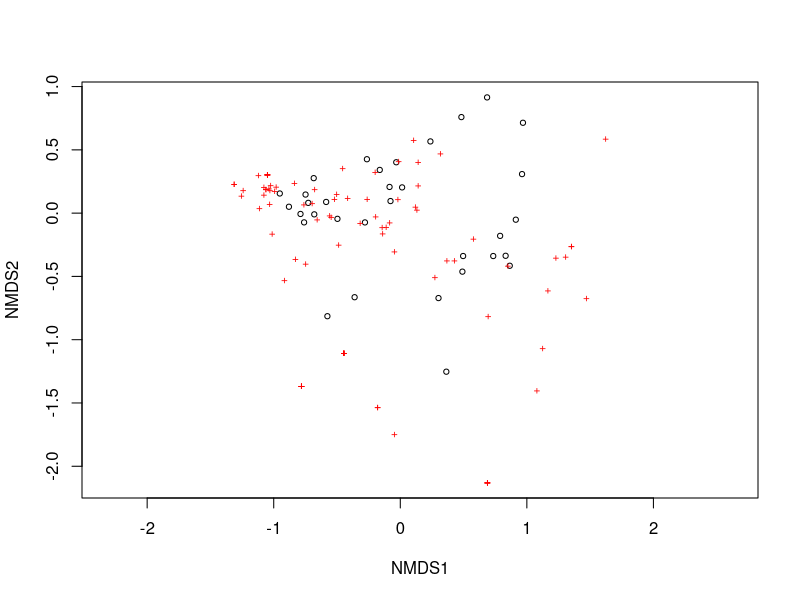
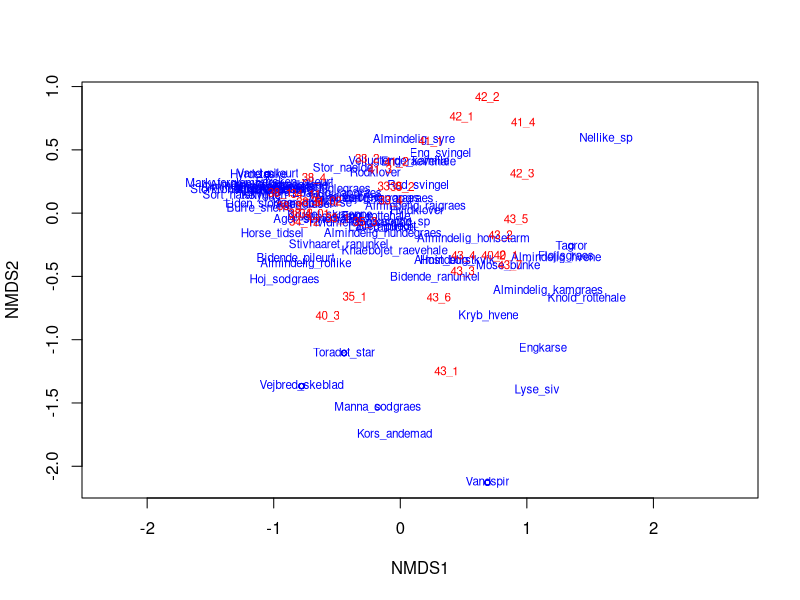
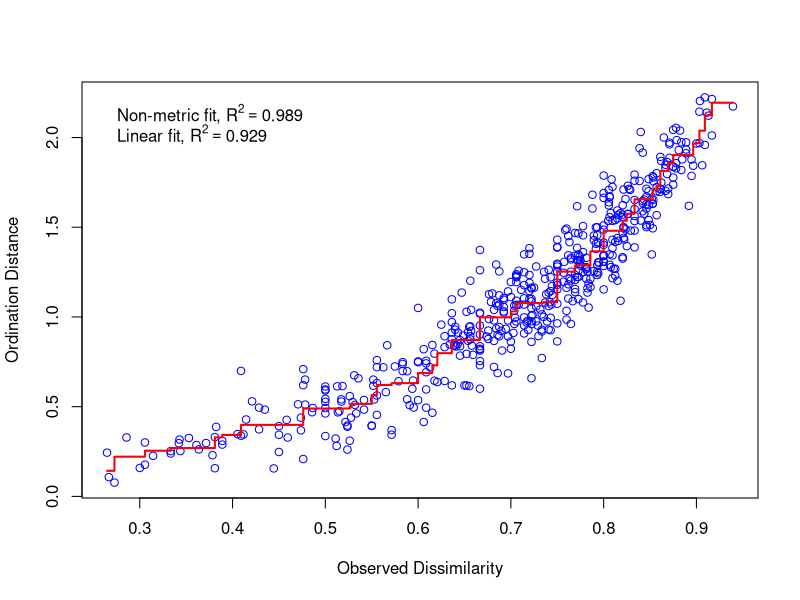
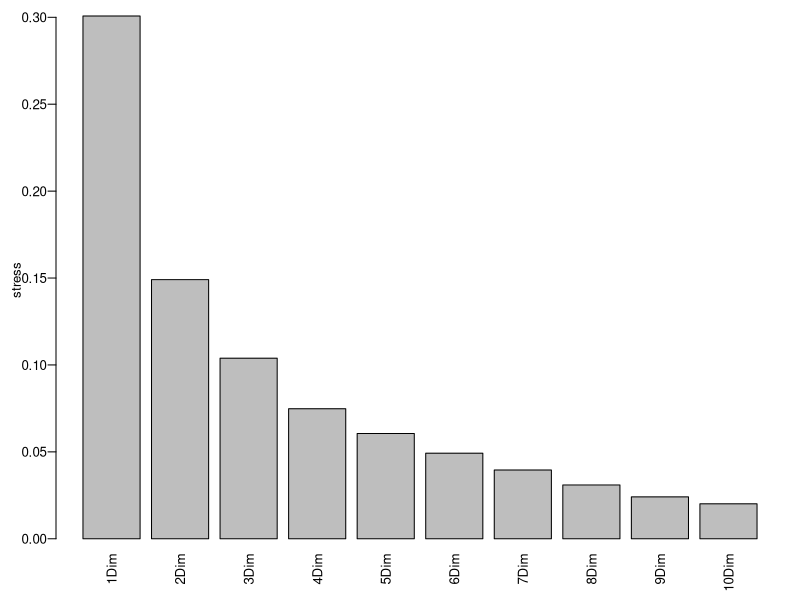
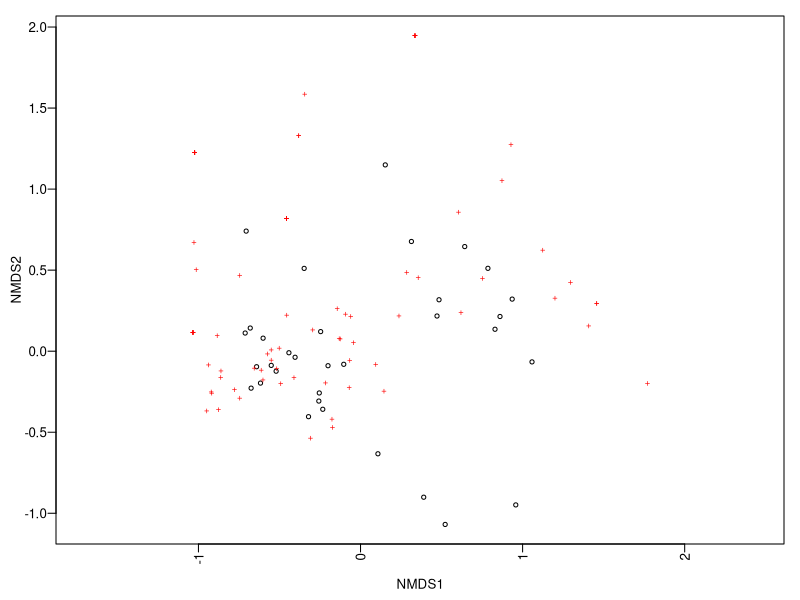
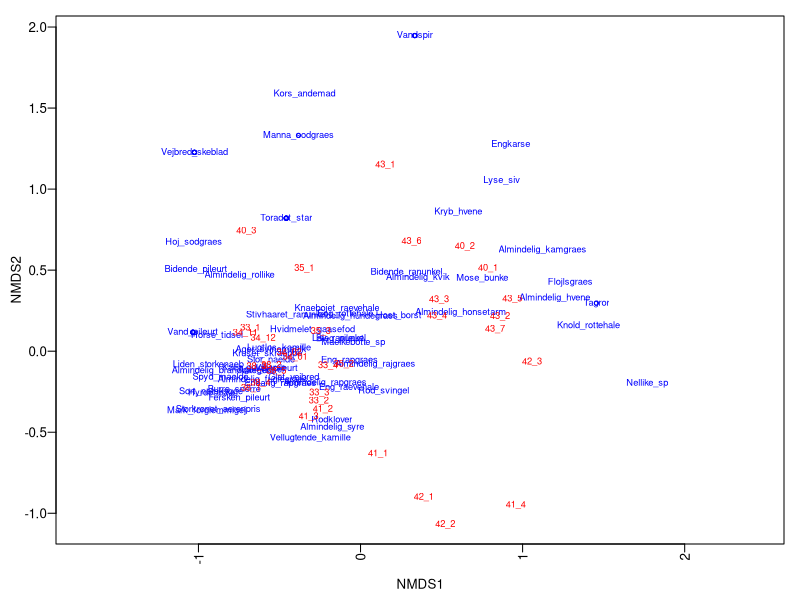
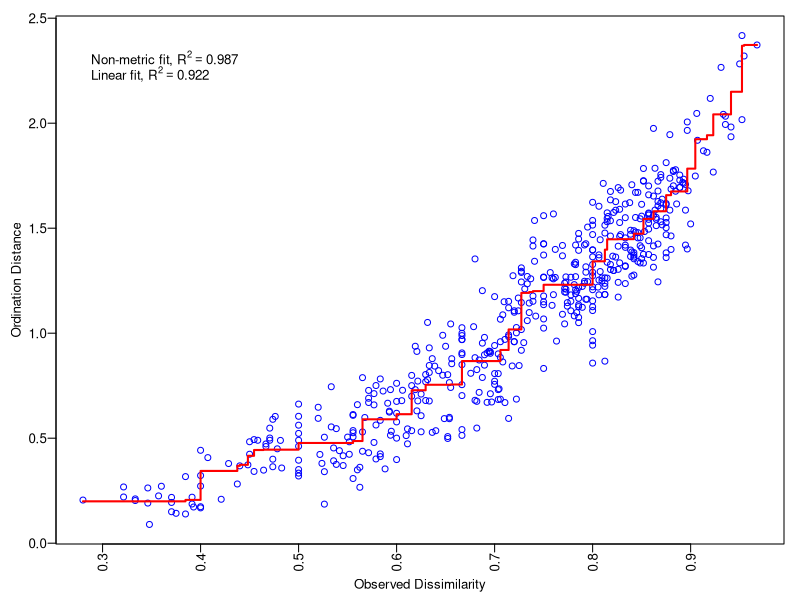
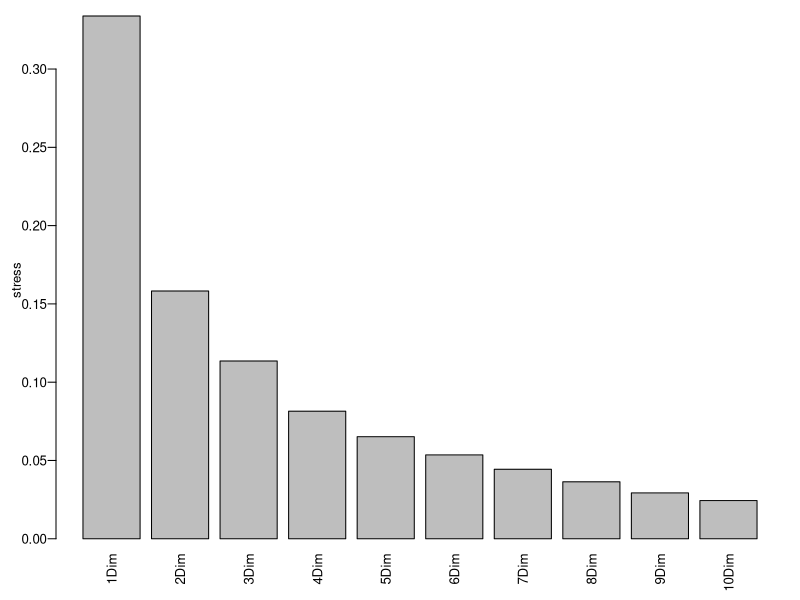

R code for these plots, in order: (Note: this script raises an error after producing the figures.)
# Cecilie Kristensen 201506140 
# Thesis

# NNMDS for presence/absence data - both the data with and without the seedmixtures

#-------------------- loading the packages and the data (renaming and structuring) ------------------------
# packages ####
#install.packages("spdep", dependencies=TRUE)
#install.packages("ncf", dependencies=TRUE)

# loading packages ####
library(dplyr) #structur data
library(vegan) # NMDS
library(gtools) # converting NA to 0
library(ggplot2) # plotting


# loading data for each plot seperately (not needed) ####

# before combining data if nessecary 
#presence_33 <- read.csv('presence_33.csv',header = TRUE)
#presence_34 <- read.csv('presence_34.csv',header = TRUE)
#presence_35 <- read.csv('presence_35.csv',header = TRUE)
#presence_40 <- read.csv('presence_40.csv',header = TRUE)
#presence_41 <- read.csv('presence_41.csv',header = TRUE)
#presence_42 <- read.csv('presence_42.csv',header = TRUE)
#presence_43 <- read.csv('presence_43.csv',header = TRUE)
#presence_all <- cbind.data.frame(presence_33, presence_34, presence_35, presence_40,presence_41, presence_42, presence_43)
#write.csv(presence_all,"presence_all.csv", row.names = FALSE)

# loading the combinded data ####

setwd('/Users/ceciliekristensen/Documents/UNI/Kandidat/Speciale_hjem /data/speciale_2020/presence_csv')
presence_all <- read.csv('presence_all.csv',header = TRUE)

setwd('/Users/ceciliekristensen/Documents/UNI/Kandidat/Speciale_hjem /data/data_2020_12_04/')
tot_artslist<- read.csv('total_artsliste.csv',header = TRUE, sep = ';')


name <- c("33_1", "33_2", "33_3", "33_4", "38_1", "34_01", "34_11", "38_2", "38_3", "38_4", "38_5",
          "34_12", "34_02", "35_1", "35_2", "35_3", "40_1", "40_2", "40_3", "41_1", "41_2", "41_3", 
          "41_4", "42_1", "42_2", "42_3", "43_1", "43_2", "43_3", "43_4", "43_5", "43_6", "43_7")

names(presence_all) <- name

rowname <- as.vector(tot_artslist$arter)
rownames(presence_all) <- rowname

# old fiels division ####

pre_markareal <- c("33", "33", "33", "33","38", "34_1", "34_0", "38", "38", "38", "38", 
                   "34_1", "34_0", "35", "35", "35", "40", "40", "40", "41", "41", "41",
                   "41", "42", "42", "42", "43", "43", "43", "43", "43", "43", "43")

Jordpre <- c("ager", "ager", "ager", "ager","ager", "ager", "ager", "ager", "ager", "ager", "ager","ager","ager","ager","ager","ager","MVJ",
          "MVJ", "MVJ","ager","ager","ager","ager","ager","ager","ager", "MVJ", "MVJ","MVJ","MVJ","MVJ","MVJ",
          "MVJ")

# loading crop data ####

setwd('/Users/ceciliekristensen/Documents/UNI/Kandidat/Speciale_hjem /data/miljo_data')
crops <- read.csv('NMDS_afgrode.csv', header = TRUE, sep = ';')

afgrode <- crops %>%
  dplyr::select(afgrode)

names(crops) [1] <- 'grass_score'

# loading environmental data ####

setwd('/Users/ceciliekristensen/Documents/UNI/Kandidat/Speciale_hjem /data/')
miljo_data <- read.csv('scale_miljo.csv')

miljo_data <- cbind(miljo_data, afgrode, pre_markareal)

miljo <- miljo_data %>% 
  dplyr::select(log_TWI,
                SRI,
                dist_aa, 
                log_dist_kant,
                log_pH,
                C,
                N, 
                P, 
                afgrode)

names(miljo) [1] <- 'TWI' 
names(miljo) [2] <- 'SRI'
names(miljo) [3] <- 'Afstand_til_aa'
names(miljo) [4] <- 'Afstand_til_markkant'
names(miljo) [5] <- 'pH'
names(miljo) [6] <- 'C'
names(miljo) [7] <- 'N'
names(miljo) [8] <- 'P' 
names(miljo) [9] <- 'Afgrode'

# creating the data without the herb-mixture ####

presence_all_nonsown <- (presence_all[-c(6,12,23,31,40,43,56,64,69,85), ])

## removale of the herbmixtures and other sown plants 
# 6 alm byg
# 12 alm kællingetand
# 23 bibernelle
# 31 cikorie 
# 40 eng-svingel 
# 43 esparsette 
# 56 hvidkløver
# 64 kommen 
# 69 lancet-vejbred
# 85 omvendt kløver

# der kunne godt overvejes om der var nogle som skulle fjernes eller tilføjes
# der er her valgt at bibeholdt rødkløver, alm rajgræs, 
# da de blev fundet på tværs af plottene og ikke pga en blanding


# This code is remowing the species which have not been observed in any of the plots 
presence_allplot <- presence_all[apply(presence_all, 1, function(x) !all(x==0)),]

#write.csv(presence_allplot,"presence_allplot.csv")
as.matrix(presence_allplot)

#---------------------- NMDS with herb mixture ------------------------

# dissimilarity matrix and plot of ordination ####

#turning the matrix - ready for the analysis
tpresence_allplot <- t(presence_allplot)

# measuring the distance "jaccard" between the plots                           
jaccard <- vegdist(tpresence_allplot, method = "jaccard", binary = TRUE, wascores=TRUE)

set.seed(1009)
NMDSSpecies <- vegan::metaMDS(tpresence_allplot, distance = "jaccard", # Jaccard dissimilarity
                              k = 3, # Dimensions
                              trymax = 200) # Number of tries
                

# plotting the NMDS with the name for the plots
plot(NMDSSpecies)

vegan::ordiplot(NMDSSpecies, type = "n") # ordination space
orditorp(NMDSSpecies, display = "species", col = "blue", air= 0.01) # species inside ordination space
orditorp(NMDSSpecies, display = "sites", col = "red", air = 0.01) # sites 

# stress level and number of dimensions ####

# - see meaning in zuur p. 264 

stressplot(NMDSSpecies)
stress.species <- vegan::goodness(NMDSSpecies) # 
mean(stress.species)
goodness(NMDSSpecies)

NMDSSpecies$stress

# environmental data #

set.seed(1009)
miljo_NMDS <- envfit(NMDSSpecies, miljo, permu = 999,strata = NULL, choices = c(1,2,3), na.rm = TRUE)
plot(miljo_NMDS)
miljo_NMDS

# choices is the axes to be plotted - here 3

# testing for the number of dimensions ###
# https://stackoverflow.com/questions/49223740/cumulative-variance-explained-for-nmds-in-r/49224573

n = 10
stress <- vector(length = n)
for (i in 1:n) {
  stress[i] <- metaMDS(tpresence_allplot, distance = "jaccard", k = i)$stress
}

names(stress) <- paste0(1:n, "Dim")
# x11(width = 10/2.54, height = 7/2.54)
par(mar = c(3.5,3.5,1,1), mgp = c(2, 0.6, 0), cex = 0.8, las = 2)
barplot(stress, ylab = "stress")


#---------------------------- NMDS without herb mixture ------------------------

# This code is remowing the species which have not been observed in any of the plots
presence_allplot_nonsown <- presence_all_nonsown[apply(presence_all_nonsown, 1, function(x) !all(x==0)),]

write.csv(presence_allplot_nonsown,"presence_allplot_nonsown.csv")

#### dissimilarity matrix and plot of ordination ####

#write.csv(presence_allplot,"presence_allplot.csv")
as.matrix(presence_allplot_nonsown)

# dissimilarity matrix and ordination ####

#turning the matrix - ready for the analysis
tpresence_nonsown <- t(presence_allplot_nonsown)

# measuring the distance "jaccard" between the plots - not needed                           
#jaccard <- vegdist(tpresence_nonsown, method = "jaccard", binary = TRUE, wascores=TRUE)

set.seed(1009)
NMDSSpecies_non <- vegan::metaMDS(tpresence_nonsown, distance = "jaccard", #Jaccard dissimilarity
                              k = 3, # Dimensions
                              trymax = 200) # Number of tries


# plotting the NMDS with the name for the plots
plot(NMDSSpecies_non)
vegan::ordiplot(NMDSSpecies_non, type = "n") # drawing ordination space
orditorp(NMDSSpecies_non, display = "species", col = "blue", air= 0.01) #plotting species inside ordination space
orditorp(NMDSSpecies_non, display = "sites", col = "red", air = 0.01)


# stress level and number of dimensions ####

# - see meaning in zuur p. 264 

stressplot(NMDSSpecies_non)
stress.species_non <- vegan::goodness(NMDSSpecies_non) # 
mean(stress.species_non)
goodness(NMDSSpecies_non)

NMDSSpecies_non$stress

# environmental data ###

set.seed(1009)
miljo_NMDS_non <- envfit(NMDSSpecies_non, miljo, permu = 999,strata = NULL, choices = c(1,2,3), na.rm = TRUE)
plot(miljo_NMDS_non)
miljo_NMDS_non

# testing for the number of dimensions ###
# https://stackoverflow.com/questions/49223740/cumulative-variance-explained-for-nmds-in-r/49224573

n = 10
stress <- vector(length = n)
for (i in 1:n) {
  stress[i] <- metaMDS(tpresence_nonsown, distance = "jaccard", k = i)$stress
}

names(stress) <- paste0(1:n, "Dim")
# x11(width = 10/2.54, height = 7/2.54)
par(mar = c(3.5,3.5,1,1), mgp = c(2, 0.6, 0), cex = 0.8, las = 2)
barplot(stress, ylab = "stress")

# - see meaning in zuur p. 264 

#--------------------------- plotting with herbs (ggplot) ---------------------

# first the NMDS with herbs
# Extracting info from nmds to be used in ggplot
species.scores = as.data.frame(scores(NMDSSpecies)) # Creating data frame containing coordinates from nmds
species.scores$pre_markareal = miljo$pre_markareal # Adding field from data
View(species.scores)

# Extracting data for environment vectors
miljo_coord_cont = as.data.frame(scores(miljo_NMDS, "vectors")) * ordiArrowMul(miljo_NMDS) # extracting continuous variables as vectors
View(miljo_coord_cont)

# Adding environmental variables ####

set.seed(1009)
miljo_pre = envfit(NMDSSpecies, miljo, permutations = 999, choices = c(1,2,3), strata = NULL, na.rm = TRUE)
miljo_pre

plot(NMDSSpecies)
plot(miljo_pre)

# Plotting presence ordination with field shapes using ggplot ##

# NMDS1 + 2 ####

pre_gg1 = ggplot(data = species.scores, # using data from species raunkiaer ordination
                       aes(x = NMDS1, y = NMDS2)) + # defining axis
  geom_point(data = species.scores, # Using scatterplot geom
             aes(colour = pre_markareal, shape = jord), size = 5) +
  scale_colour_manual(values = c("darkgoldenrod","darkorange", "firebrick", 
                                 "red4", "red", "darkolivegreen1",
                                 "goldenrod1", "tomato2",
                                 "darkolivegreen4"))+
  theme(axis.title = element_text(size = 10, face = "bold", colour = "black"), # adjusting 
        panel.background = element_blank(), 
        panel.border = element_rect(fill = NA, colour = "black"), 
        axis.ticks = element_blank(), 
        axis.text = element_blank(), 
        legend.key = element_blank(), 
        legend.title = element_text(size = 10, face = "bold", colour = "black"), 
        legend.text = element_text(size = 9, colour = "black")) +
  labs(colour = "Markareal")

pre_gg1 # calling plot

# NMDS1 + 3 ####

pre_gg2 = ggplot(data = species.scores, # using data from species presence ordination
                       aes(x = NMDS1, y = NMDS3)) + # defining axis in esthetics
  geom_point(data = species.scores, # Using scatterplot geom
             aes(colour = pre_markareal), size = 5) +
  scale_colour_manual(values = c("darkgoldenrod","darkorange", "firebrick", 
                                 "red4", "red", "darkolivegreen1",
                                 "goldenrod1", "tomato2",
                                 "darkolivegreen4"))+
  theme(axis.title = element_text(size = 10, face = "bold", colour = "black"), # adjusting apearence of plot
        panel.background = element_blank(), 
        panel.border = element_rect(fill = NA, colour = "black"), 
        axis.ticks = element_blank(), 
        axis.text = element_blank(), 
        legend.key = element_blank(), 
        legend.title = element_text(size = 10, face = "bold", colour = "black"), 
        legend.text = element_text(size = 9, colour = "black")) + 
  labs(colour = "Markareal")

pre_gg2

# NMDS2 + 3 ####

pre_gg3 = ggplot(data = species.scores, # using data from species presence ordination
                       aes(x = NMDS2, y = NMDS3)) + # defining axis in esthetics
  geom_point(data = species.scores, # Using scatterplot geom
             aes(colour = pre_markareal), size = 5) +
  scale_colour_manual(values = c("darkgoldenrod","darkorange", "firebrick", 
                                 "red4", "red", "darkolivegreen1",
                                 "goldenrod1", "tomato2",
                                 "darkolivegreen4"))+
  theme(axis.title = element_text(size = 10, face = "bold", colour = "black"), # adjusting apearence of plot
        panel.background = element_blank(), 
        panel.border = element_rect(fill = NA, colour = "black"), 
        axis.ticks = element_blank(), 
        axis.text = element_blank(), 
        legend.key = element_blank(), 
        legend.title = element_text(size = 10, face = "bold", colour = "black"), 
        legend.text = element_text(size = 9, colour = "black")) +
  labs(colour = "Markareal")

pre_gg3


#---------------------------- plotting without herbs-------------------

# first the NMDS with herbs
# Extracting info from nmds to be used in ggplot
species.scores_non = as.data.frame(scores(NMDSSpecies_non)) # Creating data frame containing coordinates from nmds
species.scores_non$pre_markareal = miljo$pre_markareal # Adding field from data
View(species.scores_non)

# Extracting data for environment vectors
miljo_coord_cont = as.data.frame(scores(miljo_NMDS_non, "vectors")) * ordiArrowMul(miljo_NMDS_non) # extracting continuous variables as vectors
View(miljo_coord_cont)

# Adding environmental variables  ####

set.seed(1009)
miljo_pre_non = envfit(NMDSSpecies_non, miljo, permutations = 999, choices = c(1,2,3), strata = NULL, na.rm = TRUE)
miljo_pre_non

plot(NMDSSpecies_non)
plot(miljo_pre_non)

# Plotting presence ordination with field shapes using ggplot ##

# NMDS1 + 2 ####

pre_non_gg1 = ggplot(data = species.scores_non, # using data from species presence ordination
                           aes(x = NMDS1, y = NMDS2)) + # defining axis in esthetics
  geom_point(data = species.scores_non, # Using scatterplot geom
             aes(colour = pre_markareal), size = 5) +
  scale_colour_manual(values = c("darkgoldenrod","darkorange", "firebrick", 
                                 "red4", "red", "darkolivegreen1",
                                 "goldenrod1", "tomato2",
                                 "darkolivegreen4"))+
  theme(axis.title = element_text(size = 10, face = "bold", colour = "black"), # adjusting apearence of plot
        panel.background = element_blank(), 
        panel.border = element_rect(fill = NA, colour = "black"), 
        axis.ticks = element_blank(), 
        axis.text = element_blank(), 
        legend.key = element_blank(), 
        legend.title = element_text(size = 10, face = "bold", colour = "black"), 
        legend.text = element_text(size = 9, colour = "black")) +
  labs(colour = "Markareal")

pre_non_gg1 # calling plot

# NMDS1 + 3 ####

pre_non_gg2 = ggplot(data = species.scores_non, # using data from species presence ordination
                           aes(x = NMDS1, y = NMDS3)) + # defining axis in esthetics
  geom_point(data = species.scores_non, # Using scatterplot geom
             aes(colour = pre_markareal), size = 5) +
  scale_colour_manual(values = c("darkgoldenrod","darkorange", "firebrick", 
                                 "red4", "red", "darkolivegreen1",
                                 "goldenrod1", "tomato2",
                                 "darkolivegreen4"))+
  theme(axis.title = element_text(size = 10, face = "bold", colour = "black"), # adjusting apearence of plot
        panel.background = element_blank(), 
        panel.border = element_rect(fill = NA, colour = "black"), 
        axis.ticks = element_blank(), 
        axis.text = element_blank(), 
        legend.key = element_blank(), 
        legend.title = element_text(size = 10, face = "bold", colour = "black"), 
        legend.text = element_text(size = 9, colour = "black")) +
  labs(colour = "Markareal")

pre_non_gg2

# NMDS2 + 3 ####

pre_non_gg3 = ggplot(data = species.scores_non, # using data from species presence ordination
                           aes(x = NMDS2, y = NMDS3)) + # defining axis in esthetics
  geom_point(data = species.scores_non, # Using scatterplot geom
             aes(shape = Jord, colour = pre_markareal), size = 5) +
  scale_colour_manual(values = c("mediumorchid4", "mediumpurple1", 
                                 "lightskyblue", "cornflowerblue", "gray75",
                                 "royalblue3", "navy",
                                 "gray52"))+
  theme(axis.title = element_text(size = 10, face = "bold", colour = "black"), # adjusting apearence of plot
        panel.background = element_blank(), 
        panel.border = element_rect(fill = NA, colour = "black"), 
        axis.ticks = element_blank(), 
        axis.text = element_blank(), 
        legend.key = element_blank(), 
        legend.title = element_text(size = 10, face = "bold", colour = "black"), 
        legend.text = element_text(size = 9, colour = "black")) +
  labs(colour = "Markareal")

pre_non_gg3 

# -------------------------------- plots with environmental vectors (herbs) -------------------

# NMDS 1 + 2 ####

pre_en_gg1 = ggplot(data = species.scores, # using data from species presence ordination
                        aes(x = NMDS1, y = NMDS2)) + # defining axis in esthetics
  geom_point(data = species.scores, # Using scatterplot geom
             aes(shape = Jordpre, colour = pre_markareal), size = 6) +
  scale_colour_manual(values = c("mediumorchid2","mediumorchid4", "mediumpurple1", 
                                 "lightskyblue", "cornflowerblue", "gray75",
                                 "royalblue3", "navy",
                                 "gray52")) + 
  geom_segment(aes(x = 0, y = 0, 
                   xend = NMDS1, 
                   yend = NMDS2),
               data = miljo_coord_cont, size = 0.5, alpha = 0.5, colour = "grey30") +
  geom_text(data = miljo_coord_cont, 
            aes(x = NMDS1, y = NMDS2), 
            colour = "grey30", 
            fontface = "bold",
            size = 5,
            label = row.names(miljo_coord_cont)) +
  theme(axis.title = element_text(size = 12, face = "bold", colour = "black"), # adjusting apearence of plot
        panel.background = element_blank(), 
        panel.border = element_rect(fill = NA, colour = "black"), 
        axis.ticks = element_blank(), 
        axis.text = element_blank(), 
        legend.key = element_blank(), 
        legend.title = element_text(size = 12, face = "bold", colour = "black"), 
        legend.text = element_text(size = 13, colour = "black")) +
  labs(colour = "Markareal")

pre_en_gg1


# NMDS 1 + 3 ####

pre_en_gg2 = ggplot(data = species.scores, # using data from species presence ordination
                    aes(x = NMDS1, y = NMDS3)) + # defining axis in esthetics
  geom_point(data = species.scores, # Using scatterplot geom
             aes(shape = Jordpre, colour = pre_markareal), size = 6) +
  scale_colour_manual(values = c("mediumorchid2","mediumorchid4", "mediumpurple1", 
                                 "lightskyblue", "cornflowerblue", "gray75",
                                 "royalblue3", "navy",
                                 "gray52")) + 
  geom_segment(aes(x = 0, y = 0, 
                   xend = NMDS1, 
                   yend = NMDS3),
               data = miljo_coord_cont, size = 0.5, alpha = 0.5, colour = "grey30") +
  geom_text(data = miljo_coord_cont, 
            aes(x = NMDS1, y = NMDS3), 
            colour = "grey30", 
            fontface = "bold",
            size = 5,
            label = row.names(miljo_coord_cont)) +
  theme(axis.title = element_text(size = 12, face = "bold", colour = "black"), # adjusting apearence of plot
        panel.background = element_blank(), 
        panel.border = element_rect(fill = NA, colour = "black"), 
        axis.ticks = element_blank(), 
        axis.text = element_blank(), 
        legend.key = element_blank(), 
        legend.title = element_text(size = 12, face = "bold", colour = "black"), 
        legend.text = element_text(size = 13, colour = "black")) +
  labs(colour = "Markareal")

pre_en_gg2

# NMDS 2 + 3 ####

pre_en_gg3 = ggplot(data = species.scores, # using data from species presence ordination
                    aes(x = NMDS2, y = NMDS3)) + # defining axis in esthetics
  geom_point(data = species.scores, # Using scatterplot geom
             aes(shape = Jordpre, colour = pre_markareal), size = 6) +
  scale_colour_manual(values = c("mediumorchid2","mediumorchid4", "mediumpurple1", 
                                 "lightskyblue", "cornflowerblue", "gray75",
                                 "royalblue3", "navy",
                                 "gray52")) + 
  geom_segment(aes(x = 0, y = 0, 
                   xend = NMDS2, 
                   yend = NMDS3),
               data = miljo_coord_cont, size = 0.5, alpha = 0.5, colour = "grey30") +
  geom_text(data = miljo_coord_cont, 
            aes(x = NMDS2, y = NMDS3), 
            colour = "grey30", 
            fontface = "bold",
            size = 5,
            label = row.names(miljo_coord_cont)) +
  theme(axis.title = element_text(size = 12, face = "bold", colour = "black"), # adjusting apearence of plot
        panel.background = element_blank(), 
        panel.border = element_rect(fill = NA, colour = "black"), 
        axis.ticks = element_blank(), 
        axis.text = element_blank(), 
        legend.key = element_blank(), 
        legend.title = element_text(size = 12, face = "bold", colour = "black"), 
        legend.text = element_text(size = 13, colour = "black")) +
  labs(colour = "Markareal")

pre_en_gg3

# -------------------------------- plots with environmental vectors (without herbs) -------------------

# NMDS 1 + 2 ####

  
pre_en_non_gg1 = ggplot(data = species.scores_non, # using data from species presence ordination
                        aes(x = NMDS1, y = NMDS2)) + # defining axis in esthetics
  geom_point(data = species.scores_non, # Using scatterplot geom
             aes(shape = Jordpre, colour = pre_markareal), size = 6) +
  scale_colour_manual(values = c("mediumorchid2","mediumorchid4", "mediumpurple1", 
                                 "lightskyblue", "cornflowerblue", "gray75",
                                 "royalblue3", "navy",
                                 "gray52")) + 
  geom_segment(aes(x = 0, y = 0, 
                   xend = NMDS1, 
                   yend = NMDS2),
               data = miljo_coord_cont, size = 0.5, alpha = 0.5, colour = "grey30") +
  geom_text(data = miljo_coord_cont, 
            aes(x = NMDS1, y = NMDS2), 
            colour = "grey30", 
            fontface = "bold",
            size = 5,
            label = row.names(miljo_coord_cont)) +
  theme(axis.title = element_text(size = 12, face = "bold", colour = "black"), # adjusting apearence of plot
        panel.background = element_blank(), 
        panel.border = element_rect(fill = NA, colour = "black"), 
        axis.ticks = element_blank(), 
        axis.text = element_blank(), 
        legend.key = element_blank(), 
        legend.title = element_text(size = 12, face = "bold", colour = "black"), 
        legend.text = element_text(size = 13, colour = "black")) +
  labs(colour = "Markareal")

pre_en_non_gg1

# NMDS 1 + 3 ####
pre_en_non_gg2 = ggplot(data = species.scores_non, # using data from species presence ordination
                     aes(x = NMDS1, y = NMDS3)) + # defining axis in esthetics
  geom_point(data = species.scores_non, # Using scatterplot geom
             aes(shape = Jordpre, colour = pre_markareal), size = 6) +
  scale_colour_manual(values = c("mediumorchid2","mediumorchid4", "mediumpurple1", 
                                 "lightskyblue", "cornflowerblue", "gray75",
                                 "royalblue3", "navy",
                                 "gray52")) + 
  geom_segment(aes(x = 0, y = 0, 
                xend = NMDS1, 
                yend = NMDS3),
  data = miljo_coord_cont, size = 0.5, alpha = 0.5, colour = "grey30") +
  geom_text(data = miljo_coord_cont, 
            aes(x = NMDS1, y = NMDS3), 
            colour = "grey30", 
            fontface = "bold",
            size = 5,
            label = row.names(miljo_coord_cont)) +
  theme(axis.title = element_text(size = 12, face = "bold", colour = "black"), # adjusting apearence of plot
        panel.background = element_blank(), 
        panel.border = element_rect(fill = NA, colour = "black"), 
        axis.ticks = element_blank(), 
        axis.text = element_blank(), 
        legend.key = element_blank(), 
        legend.title = element_text(size = 12, face = "bold", colour = "black"), 
        legend.text = element_text(size = 13, colour = "black")) +
  labs(colour = "Markareal")

pre_en_non_gg2


# NMDS 2 + 3 ####

pre_en_non_gg3 = ggplot(data = species.scores_non, # using data from species presence ordination
                        aes(x = NMDS2, y = NMDS3)) + # defining axis in esthetics
  geom_point(data = species.scores_non, # Using scatterplot geom
             aes(shape = Jordpre, colour = pre_markareal), size = 6) +
  scale_colour_manual(values = c("mediumorchid2","mediumorchid4", "mediumpurple1", 
                                 "lightskyblue", "cornflowerblue", "gray75",
                                 "royalblue3", "navy",
                                 "gray52")) + 
  geom_segment(aes(x = 0, y = 0, 
                   xend = NMDS2, 
                   yend = NMDS3),
               data = miljo_coord_cont, size = 0.5, alpha = 0.5, colour = "grey30") +
  geom_text(data = miljo_coord_cont, 
            aes(x = NMDS2, y = NMDS3), 
            colour = "grey30", 
            fontface = "bold",
            size = 5,
            label = row.names(miljo_coord_cont)) +
  theme(axis.title = element_text(size = 12, face = "bold", colour = "black"), # adjusting apearence of plot
        panel.background = element_blank(), 
        panel.border = element_rect(fill = NA, colour = "black"), 
        axis.ticks = element_blank(), 
        axis.text = element_blank(), 
        legend.key = element_blank(), 
        legend.title = element_text(size = 12, face = "bold", colour = "black"), 
        legend.text = element_text(size = 13, colour = "black")) +
  labs(colour = "Markareal")

pre_en_non_gg3
